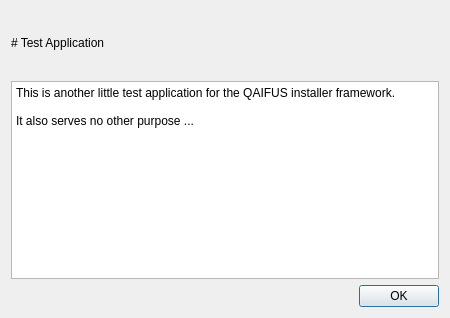
<?xml version="1.0" encoding="UTF-8"?>
<ui version="4.0">
 <class>Widget</class>
 <widget class="QWidget" name="Widget">
  <property name="geometry">
   <rect>
    <x>0</x>
    <y>0</y>
    <width>450</width>
    <height>318</height>
   </rect>
  </property>
  <property name="windowTitle">
   <string>QaifusTest2</string>
  </property>
  <layout class="QVBoxLayout" name="verticalLayout">
   <item>
    <layout class="QHBoxLayout" name="horizontalLayout_2">
     <item>
      <widget class="QLabel" name="label">
       <property name="text">
        <string># Test Application</string>
       </property>
       <property name="textFormat">
        <enum>Qt::TextFormat::MarkdownText</enum>
       </property>
      </widget>
     </item>
     <item>
      <spacer name="horizontalSpacer_2">
       <property name="orientation">
        <enum>Qt::Orientation::Horizontal</enum>
       </property>
       <property name="sizeHint" stdset="0">
        <size>
         <width>40</width>
         <height>20</height>
        </size>
       </property>
      </spacer>
     </item>
     <item>
      <widget class="QLabel" name="label_2">
       <property name="sizePolicy">
        <sizepolicy hsizetype="Preferred" vsizetype="Minimum">
         <horstretch>0</horstretch>
         <verstretch>0</verstretch>
        </sizepolicy>
       </property>
       <property name="minimumSize">
        <size>
         <width>0</width>
         <height>64</height>
        </size>
       </property>
       <property name="pixmap">
        <pixmap resource="../QaifusTest2.qrc">:/icons/QaifusTest2.svg</pixmap>
       </property>
       <property name="scaledContents">
        <bool>false</bool>
       </property>
      </widget>
     </item>
    </layout>
   </item>
   <item>
    <widget class="QPlainTextEdit" name="plainTextEdit">
     <property name="readOnly">
      <bool>true</bool>
     </property>
     <property name="plainText">
      <string>This is another little test application for the QAIFUS installer framework.

It also serves no other purpose ...</string>
     </property>
    </widget>
   </item>
   <item>
    <widget class="QDialogButtonBox" name="buttonBox">
     <property name="standardButtons">
      <set>QDialogButtonBox::StandardButton::Ok</set>
     </property>
    </widget>
   </item>
  </layout>
 </widget>
 <resources>
  <include location="../QaifusTest2.qrc"/>
 </resources>
 <connections>
  <connection>
   <sender>buttonBox</sender>
   <signal>accepted()</signal>
   <receiver>Widget</receiver>
   <slot>close()</slot>
   <hints>
    <hint type="sourcelabel">
     <x>424</x>
     <y>290</y>
    </hint>
    <hint type="destinationlabel">
     <x>456</x>
     <y>296</y>
    </hint>
   </hints>
  </connection>
 </connections>
</ui>
